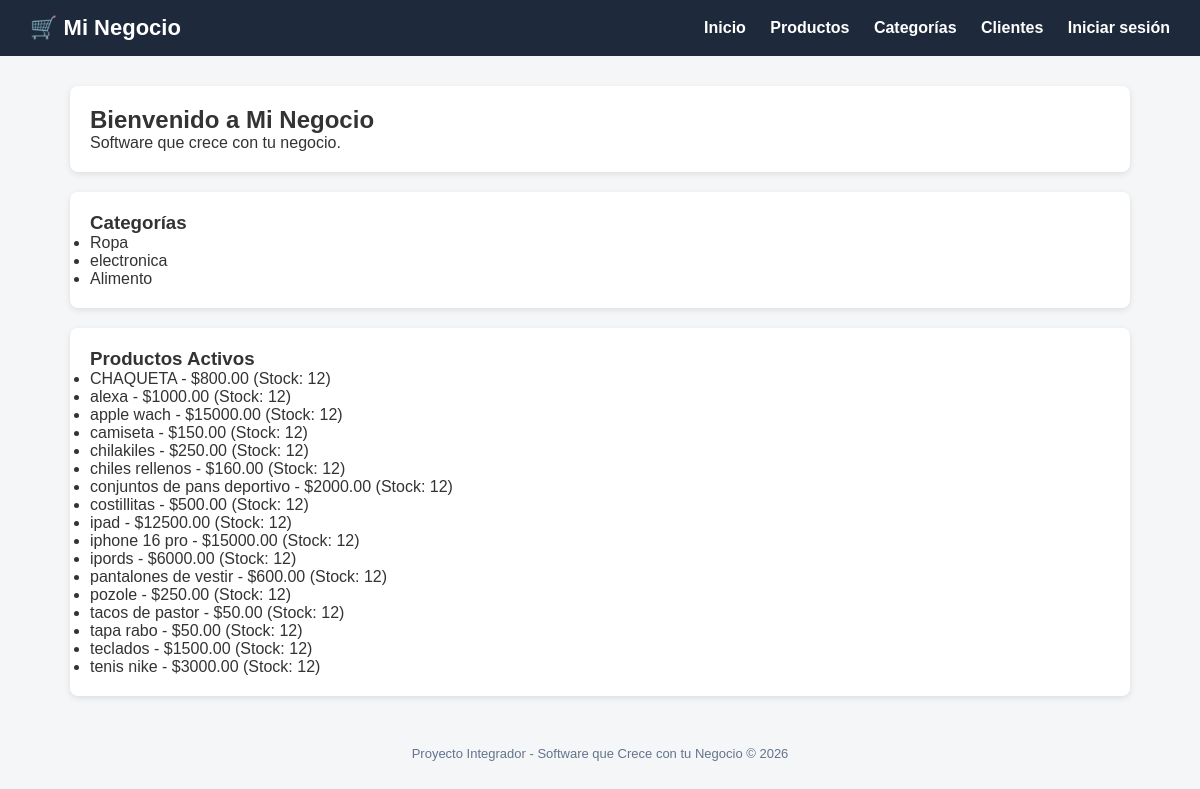
The page / on the database its author committed.
### tienda/models.py (models this page shows, shortened)
class Categoria(models.Model):
    nombre = models.CharField(max_length=100)
    descripcion = models.TextField(blank=True, null=True)
    class Meta:
        verbose_name = "Categoria"
        verbose_name_plural = "Categorías"

class Producto(models.Model):
    nombre = models.CharField(max_length=200)
    descripcion = models.TextField(blank=True, null=True)
    precio = models.DecimalField(max_digits=10, decimal_places=2)
    stock = models.IntegerField(default=0)
    categoria = models.ForeignKey(Categoria, on_delete=models.CASCADE)
    fecha_creacion = models.DateTimeField(auto_now_add=True)
    activo = models.BooleanField(default=True)
    class Meta:
        verbose_name = "Producto"
        verbose_name_plural = "Productos"
        ordering = ['nombre']

### tienda/views.py (the view)
# urls.py: path('', views.inicio, name='inicio'),
def inicio(request):
    productos = Producto.objects.filter(activo=True)
    categorias = Categoria.objects.all()
    return render(request, 'tienda/inicio.html', {
        'productos': productos,
        'categorias': categorias
    })

### tienda/templates/tienda/inicio.html (shortened to what this page needs)
{% extends 'base.html' %}
{% block content %}
<div class="card">
    <h2>Bienvenido a Mi Negocio</h2>
    <p>Software que crece con tu negocio.</p>
</div>
<div class="card">
    <h3>Categorías</h3>
    <ul>
        {% for categoria in categorias %}
            <li>{{ categoria.nombre }}</li>
        {% empty %}
            <li>No hay categorías registradas.</li>
        {% endfor %}
    </ul>
</div>
<div class="card">
    <h3>Productos Activos</h3>
    <ul>
        {% for producto in productos %}
            <li>{{ producto.nombre }} - ${{ producto.precio }} (Stock: {{ producto.stock }})</li>
        {% empty %}
            <li>No hay productos activos.</li>
        {% endfor %}
    </ul>
</div>
{% endblock %}

### tienda/templates/base.html (shortened to what this page needs)
<!DOCTYPE html>
<html lang="es">
<head>
</head>
<body>
    <header>
        <h1>🛒 Mi Negocio</h1>
       <nav>
 <a href="{% url 'inicio' %}">Inicio</a>
 <a href="{% url 'lista_productos' %}">Productos</a>
 <a href="{% url 'lista_categorias' %}">Categorías</a>  <a href="{% url 'lista_clientes' %}">Clientes</a>
 {% if user.is_authenticated %}
 <a href="{% url 'dashboard' %}">Dashboard</a>
 <span style="color:#38bdf8;">�� {{ user.username }}</span>  <form action="{% url 'logout' %}" method="post" style="display:inline ;">
 {% csrf_token %}
 <button type="submit" class="btn btn-danger" style="margin-left:10p x;">Cerrar sesión</button>
 </form>
 {% else %}
 <a href="{% url 'login' %}">Iniciar sesión</a>
 {% endif %}
</nav>
    </header>
    <div class="container">
        {% block content %}{% endblock %}
    </div>
    <footer>
        Proyecto Integrador - Software que Crece con tu Negocio &copy; {% now "Y" %}
    </footer>
</body>
</html>

### tienda/templates/base.html (style rules this page uses)
* { margin: 0; padding: 0; box-sizing: border-box; }
body { font-family: Arial, sans-serif; background: #f4f6f8; color: #333; }
header { background: #1e293b; color: #fff; padding: 15px 30px; display: flex; justify-content: space-between; align-items: center; }
header h1 { font-size: 22px; }
header nav a { color: #fff; text-decoration: none; margin-left: 20px; font-weight: bold; }
.container { max-width: 1100px; margin: 30px auto; padding: 0 20px; }
.card { background: #fff; border-radius: 8px; padding: 20px; box-shadow: 0 2px 6px rgba(0,0,0,0.1); margin-bottom: 20px; }
footer { text-align: center; padding: 20px; color: #64748b; font-size: 13px; }

### rows shown on the page
Categoria: nombre "Ropa"
Categoria: nombre "electronica"
Categoria: nombre "Alimento"
Producto: nombre "CHAQUETA", precio "800.00", stock "12"
Producto: nombre "alexa", precio "1000.00", stock "12"
Producto: nombre "apple wach", precio "15000.00", stock "12"
Producto: nombre "camiseta", precio "150.00", stock "12"
Producto: nombre "chilakiles", precio "250.00", stock "12"
Producto: nombre "chiles rellenos", precio "160.00", stock "12"
Producto: nombre "conjuntos de pans deportivo", precio "2000.00", stock "12"
Producto: nombre "costillitas", precio "500.00", stock "12"
Producto: nombre "ipad", precio "12500.00", stock "12"
Producto: nombre "iphone 16 pro", precio "15000.00", stock "12"
Producto: nombre "ipords", precio "6000.00", stock "12"
Producto: nombre "pantalones de vestir", precio "600.00", stock "12"
Producto: nombre "pozole", precio "250.00", stock "12"
Producto: nombre "tacos de pastor", precio "50.00", stock "12"
Producto: nombre "tapa rabo", precio "50.00", stock "12"
Producto: nombre "teclados", precio "1500.00", stock "12"
Producto: nombre "tenis nike", precio "3000.00", stock "12"
